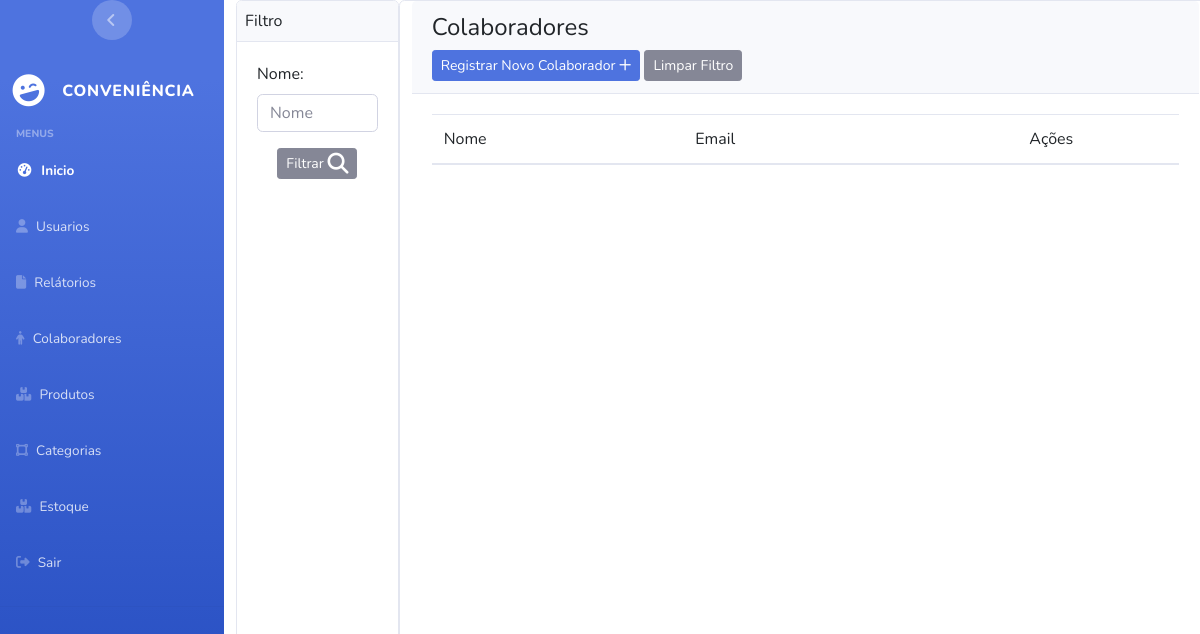
/collaborator/main_menu_collaborator (signed in), run on an earlier commit of the app's database.
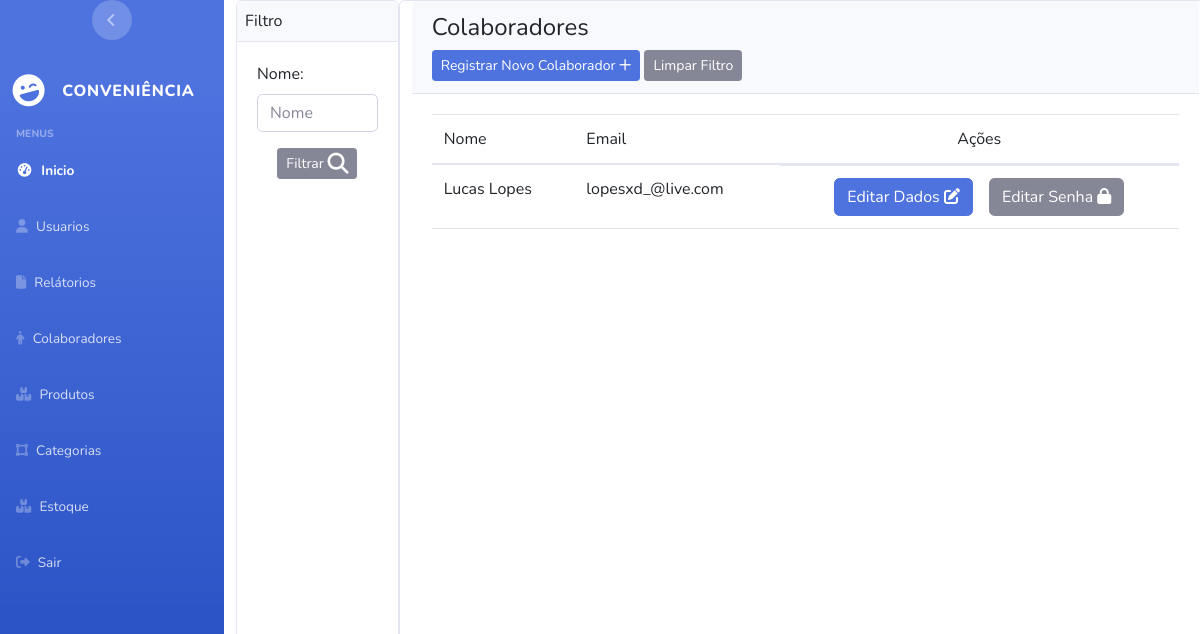
And on a later commit of the database.
### apps/Collaborator/models.py (models this page shows, shortened)
class Collaborator(models.Model):
    user = models.OneToOneField(User,on_delete=models.CASCADE)
    name = models.CharField(max_length=255,default="Nome Teste")
    cpf = models.CharField(unique=True, max_length=14,default="999.999.999-99")
    active = models.IntegerField(default=status_collaborator.Ativo ,choices=status_collaborator.choices)

### apps/User/models.py (models this page shows, shortened)
class User(AbstractUser):
     email = models.EmailField(unique=True)
     username = models.CharField(unique=True, max_length=255)
     is_deleted = models.BooleanField(default=True)

### apps/Collaborator/views.py (the view)
# urls.py: path("main_menu_collaborator",views.main_menu_collaborator,name="main_menu_collaborator"),
@user_passes_test(lambda user: user.is_superuser or user.is_staff,login_url='user:page_not_found')
@login_required(login_url="login_system")
def main_menu_collaborator(request):
    try:
        name_to_filter = request.session['filter']
        collaborators = None
        if not name_to_filter:
            collaborators = Collaborator.objects.filter(user__is_deleted=True)
            request.session['filter'] = None
        else:
            collaborators =  Collaborator.objects.filter(name__startswith=name_to_filter,user__is_deleted=True)
            request.session['filter'] = None
    except (Exception,IntegrityError) as e:
        print(f"Exceção ao listar usuarios - {e}")
    return render(request,'collaborator/main_menu_collaborator.html',{'collaborators':collaborators,'findByNameForm': findByNameForm})

### templates/collaborator/main_menu_collaborator.html (shortened to what this page needs)
{% extends 'base.html' %}
{% block content %}
<div class="d-flex flex-row vh-100">
  <div class="card">
    <div class="card-header p-2">
      Filtro
    </div>
    <div class="card-body">
      <form action="{% url 'collaborator:main_menu_collaborator_with_filter'  %}" method="post">
        {{ findByNameForm }}
         <div class="d-flex justify-content-center mt-3">
          <button type="submit" class="btn btn-fill btn-secondary btn-sm">
          Filtrar
        </button>
        </div>
      </form>
      </div>
  </div>
<div class="card col-10">
  <div class="card-header">
    <h4 class="">Colaboradores</h4>
    <td class="px-1"><a href="{% url 'collaborator:save_collaborator' %}" class="btn btn-primary btn-sm">
      Registrar Novo Colaborador
      <i class="fa-regular fa-plus"></i>
    </a></td>
    <td class="px-1"><a href="{% url 'collaborator:main_menu_collaborator' %}" class="btn btn-secondary btn-sm">Limpar Filtro</a></td>
  </div>
  <div class="card-body">
    <div class="table-responsive">
      <table class="table" id="">
        <thead class="text-primary">
          <tr>
            <th>Nome</th>
            <th>Email</th>
            <th colspan="2" style="text-align: center;">Ações</th>
          </tr>
        </thead>
        <tbody>
          {% for collaborator in collaborators %}
              {% if not user.username == collaborator.user.username %}
              <tr>
                <th>{{ collaborator.name }}</th>
                <th>{{ collaborator.user.email }}</th>
                <th class="d-flex justify-content-center">
                  <a type="submit" class="btn btn-primary me-3" href="{% url 'collaborator:update_collaborator' collaborator.id %}">Editar Dados
                    <i class="fa-solid fa-pen-to-square"></i>
                  </a>
                  <a type="submit" class="btn btn-secondary" href="{% url 'collaborator:update_collaborator_password' collaborator.id %}">Editar Senha
                    <i class="fa-solid fa-lock"></i>
                  </a>
              </th>
              </tr>
              {% endif %}
          {% endfor %}
        </tbody>
      </table>
    </div>
  </div>
</div>
</div>
{% endblock content %}

What changed in the data, as far as the page shows it:
added Collaborator: name "Lucas Lopes", user.email "lopesxd_@live.com"
